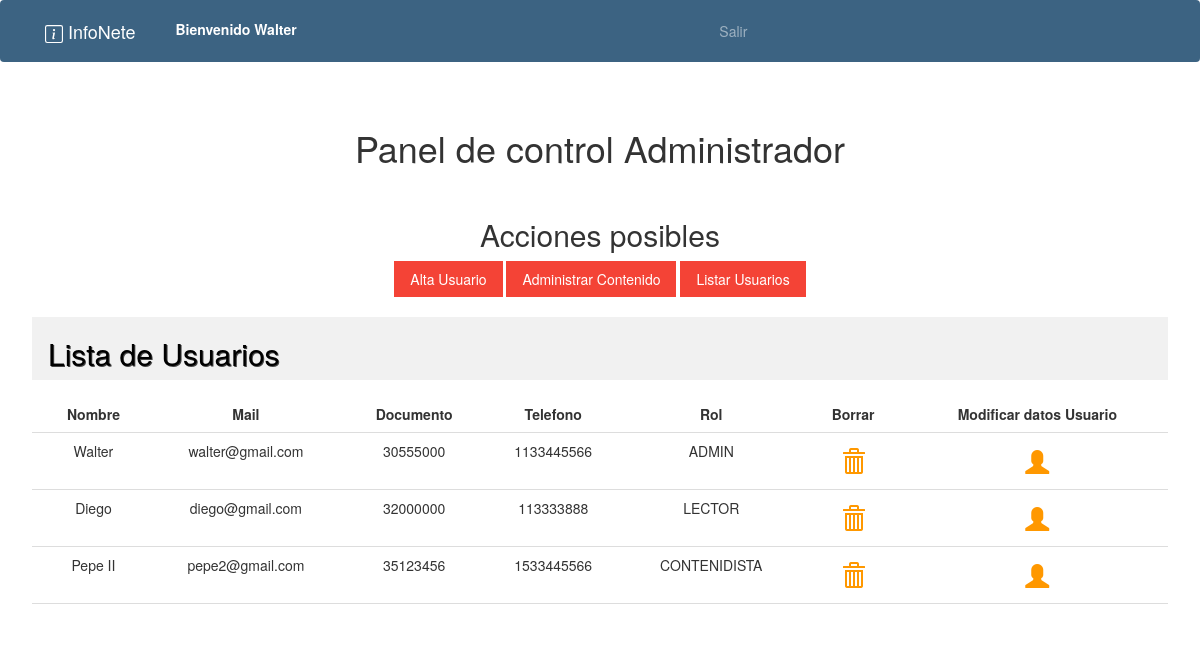
Screenshot of /interno.php?page=listarUsuario (signed in) with the database file from the repository.
### tables this page shows
CREATE TABLE Usuario    				
(
Id_usuario int NOT NULL auto_increment,
Nro_doc int NOT NULL,
Cod_doc int NOT NULL,
Nombre varchar(50),
Mail varchar(64),
Telefono int,
Cod_Localidad int NOT NULL,										
Cod_Usuario int NOT NULL,										 
Pass varchar(50),																						
CONSTRAINT PK_Usuario PRIMARY KEY (Id_usuario),
CONSTRAINT FK_Usuario_Documento FOREIGN KEY (Cod_doc) REFERENCES Tipo_doc (Cod_doc),
CONSTRAINT FK_Usuario_Localidad FOREIGN KEY (Cod_Localidad) REFERENCES Localidad (Cod_Localidad),
CONSTRAINT FK_Usuario_Rol FOREIGN KEY (Cod_Usuario) REFERENCES Rol (Cod_Rol) 
);

CREATE TABLE Rol     
(
Cod_rol int NOT NULL,
Descripcion_rol varchar(20),
CONSTRAINT PK_Rol PRIMARY KEY (Cod_Rol)
);

### controller/AdministradorController.php (called while the page is built, shortened)
<?php
class AdministradorController
{
    private $modelo;
        public function __construct(){
            $this->modelo = new AdminModel();
        }
        public function executeListarUsuario(){
            $this->modelo->executeListarUsuario();
            include_once("view/adm/panelControl.php");
        }
}

### helper/Database.php (called while the page is built, shortened)
<?php
class Database{
    private $conexion;
    public function __construct(){
        $configuracion = parse_ini_file("config/config.ini");
        $servername = $configuracion["servername"];
        $username = $configuracion["username"];
        $dbname =  $configuracion["dbname"];
        $password =  $configuracion["password"];
        $conn = new mysqli($servername, $username, $password);
        $conn->select_db($dbname);
        $this->conexion = $conn;
    }
    public function queryBuscarUsuario(){
        $stmt = $this->conexion->prepare("SELECT * FROM Usuario usu JOIN Rol rol ON usu.Cod_Usuario = rol.Cod_Rol");
        $stmt->execute();
        $result = $stmt->get_result();
    }
}

### model/AdminModel.php (called while the page is built, shortened)
<?php
include_once("helper/Database.php");
class AdminModel
{
    private $conexion;
    public function __construct(){
        $this->conexion = new Database();
    }
    public function executeListarUsuario(){
       $this->conexion->queryBuscarUsuario();
    }
}

### view/adm/panelControl.php (the view, shortened to what this page needs)
<?php
if(isset($_SESSION["usuarioOK"])) {
    ?>
    <html>
    <link rel="stylesheet" href="css/estilos.css">
    <link rel="stylesheet" href="https://maxcdn.bootstrapcdn.com/bootstrap/3.3.6/css/bootstrap.min.css">
    <body>
    <div class="w3-container w3-center">
        <h1 class="w3-center">Panel de control Administrador</h1>
        <br>
        <h2 class="w3-center">Acciones posibles</h2>
        <div class="w3-center">
            <div class="w3-bar">
                <a href="interno.php?page=registrar" class="w3-btn w3-red" style="text-decoration: none">Alta Usuario</a>
                <a href="interno.php?page=admRevista" class="w3-btn w3-red" style="text-decoration: none">Administrar Contenido</a>
                <a href="interno.php?page=listarUsuario" class="w3-btn w3-red" style="text-decoration: none">Listar Usuarios</a>
        </div>
        <br>
        <?php
        if(isset($_SESSION["usuarios"])) {
        echo "<div class='w3-container'>";
        echo    "<div class='w3-container w3-light-grey w3-left-align w3-margin-top w3-margin-bottom'>";
        echo        "<h2 style='text-shadow:1px 1px 0 #444'>Lista de Usuarios</h2>";
        echo    "</div>";
        echo    "<table class='w3-table w3-bordered w3-centered'>";
        echo        "<tr>";
        echo            "<th>Nombre</th>";
        echo            "<th>Mail</th>";
        echo            "<th>Documento</th>";
        echo            "<th>Telefono</th>";
        echo            "<th>Rol</th>";
        echo            "<th>Borrar</th>";
        echo            "<th>Modificar datos Usuario</th>";
        echo        "</tr>";
        }?>
                <?php
                if(isset($_SESSION["usuarios"])) {
                    $usuarios = $_SESSION["usuarios"];
                    $tam = sizeof($usuarios);
                    for ($i = 1; $i <= $tam; $i++) {
                        $posUsuario = explode("-", $usuarios[$i]);
                        echo "<tr>";
                        echo "<td>$posUsuario[1]</td>";
                        echo "<td>$posUsuario[2]</td>";
                        echo "<td>$posUsuario[3]</td>";
                        echo "<td>$posUsuario[4]</td>";
                        echo "<td>$posUsuario[5]</td>";
                        echo "<td>";
                        echo"<a class='w3-padding w3-xlarge w3-text-orange glyphicon glyphicon-trash'href='interno.php?page=eliminarUsuario&idUsiario=$posUsuario[0]'/>";
                        echo "</td>";
                        echo "<td>";
                        echo"<a class='w3-padding w3-xlarge w3-text-orange glyphicon glyphicon glyphicon-user w3-center' href='interno.php?page=buscarUsuarioById&idUsiario=$posUsuario[0]'/>";
                        echo "</td>";
                        echo"</tr>";
                    }
                }
                ?>
            </table>
        </div>
        <br>
        <br>
    </div>
    </body>
    </html>
    <?php
}else{
    header("Location: index.php");
    exit();
}
?>

### view/partial/header.php (shortened to what this page needs)
<?php
if(isset($_SESSION["usuarioOK"])) {
    $usuario = $_SESSION["usuarioOK"];
    $pos = explode("-", $usuario);
    }
?>
<!DOCTYPE html>
<html>
    <head>
        <link rel="stylesheet" href="view/css/bootstrap.min.css">
        <link rel="stylesheet" href="view/css/estilos.css">
        <link rel="stylesheet" href="view/css/style.css">
        <link rel="stylesheet" href="view/css/w3.css">
    </head>
    <body>
    <nav class="navbar navbar-expand-lg navbar-dark bg-primary fixed-top">
        <div class="container">
            <a class="navbar-brand" href="index.php">
                <span>
                </span> InfoNete
            </a>
            <div class="collapse navbar-collapse align-content-center">
                <ul class="navbar-nav ml-auto align-content-center">
                    <li class="nav-item active align-content-center">
                        <?php if(isset($_SESSION["usuarioOK"])) { ?>
                            <label>Bienvenido <?php echo $pos[1];?></label>
                        <?php } ?>
                    </li>
                </ul>
            </div>
            <div class="collapse navbar-collapse" id="navbarResponsive">
                <ul class="navbar-nav ml-auto">
                    <?php if(isset($_SESSION["usuarioOK"])) {
                     ?>
                    <li class="nav-item">
                        <a class="nav-link" href="view/logOut.php">Salir</a>
                    </li>
                    <?php
                    }
                    ?>
                </ul>
            </div>
        </div>
    </nav>
<div class="w3-content" style="max-width:2000px;margin-top:46px">

### interno.php (shortened to what this page needs)
<?php
include_once("view/partial/header.php");
$page = isset($_GET[ "page" ]) ? $_GET[ "page" ] : "inicioAdm";
switch ($page){
    case "listarUsuario":
        include_once("controller/AdministradorController.php");
        $controller = new AdministradorController();
        $controller->executeListarUsuario();
        break;
}
?>

### view/css/estilos.css (style rules this page uses)
body { padding-top: 0px; }
.bg-primary { background-color: #3c6382 !important; }
.container { position: relative; }

### view/css/w3.css (style rules this page uses)
*,*:before,*:after { box-sizing:inherit }
html { -ms-text-size-adjust:100%;-webkit-text-size-adjust:100% }
body { margin:0 }
article,aside,details,figcaption,figure,footer,header,main,menu,nav,section { display:block }
a { background-color:transparent }
html,body { font-family:Verdana,sans-serif;font-size:15px;line-height:1.5 }
html { overflow-x:hidden }
h1 { font-size:36px }
h2 { font-size:30px }
h1,h2,h3,h4,h5,h6 { font-family:"Segoe UI",Arial,sans-serif;font-weight:400;margin:10px 0 }
a { color:inherit }
.w3-table,.w3-table-all { border-collapse:collapse;border-spacing:0;width:100%;display:table }
.w3-bordered tr,.w3-table-all tr { border-bottom:1px solid #ddd }
.w3-centered tr th,.w3-centered tr td { text-align:center }
.w3-table td,.w3-table th,.w3-table-all td,.w3-table-all th { padding:8px 8px;display:table-cell;text-align:left;vertical-align:top }
.w3-table th:first-child,.w3-table td:first-child,.w3-table-all th:first-child,.w3-table-all td:first-child { padding-left:16px }
.w3-btn,.w3-button { border:none;display:inline-block;padding:8px 16px;vertical-align:middle;overflow:hidden;text-decoration:none;color:inherit;background-color:inherit;text-align:center;cursor:pointer;white-space:nowrap }
.w3-btn,.w3-button { -webkit-touch-callout:none;-webkit-user-select:none;-khtml-user-select:none;-moz-user-select:none;-ms-user-select:none;user-select:none }
.w3-bar { width:100%;overflow:hidden }
.w3-center .w3-bar { display:inline-block;width:auto }
.w3-container:after,.w3-container:before,.w3-panel:after,.w3-panel:before,.w3-row:after,.w3-row:before,.w3-row-padding:after,.w3-row-padding:before, .w3-cell-row:before,.w3-cell-row:after,.w3-clear:after,.w3-clear:before,.w3-bar:before,.w3-bar:after { content:"";display:table;clear:both }
.w3-content,.w3-auto { margin-left:auto;margin-right:auto }
.w3-content { max-width:980px }
.w3-container,.w3-panel { padding:0.01em 16px }
.w3-xlarge { font-size:24px!important }
.w3-left-align { text-align:left!important }
.w3-center { text-align:center!important }
.w3-margin-top { margin-top:16px!important }
.w3-margin-bottom { margin-bottom:16px!important }
.w3-padding { padding:8px 16px!important }
.w3-red,.w3-hover-red:hover { color:#fff!important;background-color:#f44336!important }
.w3-light-grey,.w3-hover-light-grey:hover,.w3-light-gray,.w3-hover-light-gray:hover { color:#000!important;background-color:#f1f1f1!important }
.w3-text-orange,.w3-hover-text-orange:hover { color:#ff9800!important }

### rows the page displays
usuario: Nombre "Walter", Mail "walter@gmail.com", Nro_doc "30555000", Telefono "1133445566", Cod_Usuario.Descripcion_rol "ADMIN"
usuario: Nombre "Diego", Mail "diego@gmail.com", Nro_doc "32000000", Telefono "113333888", Cod_Usuario.Descripcion_rol "LECTOR"
usuario: Nombre "Pepe II", Mail "pepe2@gmail.com", Nro_doc "35123456", Telefono "1533445566", Cod_Usuario.Descripcion_rol "CONTENIDISTA"

### other values shown
$pos[1] "Walter"
